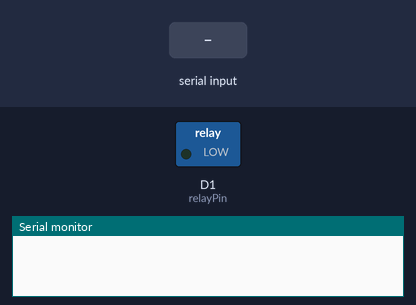
A sketch run on a simulated ESP8266 (NodeMCU). Shown: switched loads named in the sketch (green lamp = pin HIGH), the last lines printed to the serial monitor. Inputs (shaded band) come from the test bench.

Above: at 1.2 s.
1.3 s: "1" received over Serial
At 2.2 s:
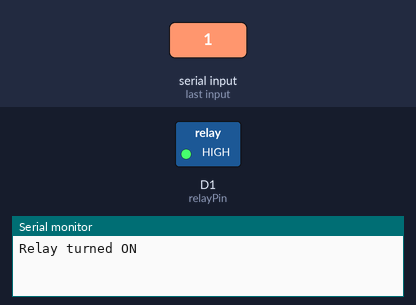
2.8 s: "0" received over Serial
At 3.4 s:
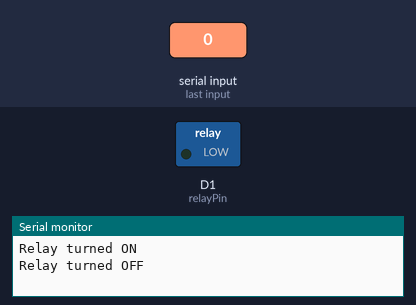
Timing chart, 0 to 5.8 s (numbered marks = the images above; inputs shaded):
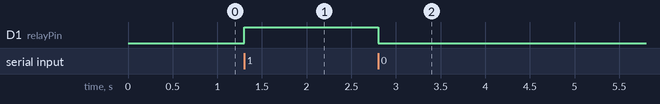

The sketch:

relay_nodemcu.ino
```cpp
const int relayPin = D1; // Pin connected to the relay

void setup() {
  pinMode(relayPin, OUTPUT);
  digitalWrite(relayPin, LOW); // Set relay off initially

  Serial.begin(115200);
}

void loop() {
  if (Serial.available() > 0) {
    char input = Serial.read();

    // Toggle relay state based on user input
    if (input == '1') {
      digitalWrite(relayPin, HIGH); // Set relay ON
      Serial.println("Relay turned ON");
    } else if (input == '0') {
      digitalWrite(relayPin, LOW); // Set relay OFF
      Serial.println("Relay turned OFF");
    } else {
      Serial.println("Invalid input. Enter '1' to turn ON, '0' to turn OFF.");
    }
  }
}
```

Measured:
- after the input at 1.3 s, D1 (relayPin): LOW → HIGH at once
- after the input at 2.8 s, D1 (relayPin): HIGH → LOW at once
